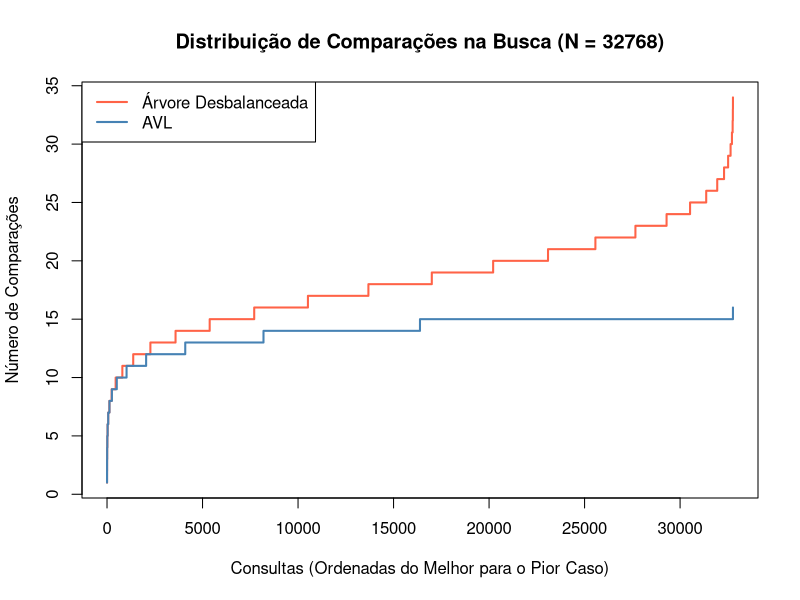

Recreate this plot in R.
data <- read.csv2("data.csv")

binarySearchTree <- data$Binary.Search.Tree
avl <- data$AVL

plot(binarySearchTree,
     type = "l",
     lwd = 2,
     col = "tomato",
     main = "Distribuição de Comparações na Busca (N = 32768)",
     xlab = "Consultas (Ordenadas do Melhor para o Pior Caso)",
     ylab = "Número de Comparações")

lines(avl,
      col = "steelblue",
      lwd = 2)

legend("topleft", 
       legend = c("Árvore Desbalanceada", "AVL"),
       col = c("tomato", "steelblue"), 
       lty = 1,
       lwd = 2)
